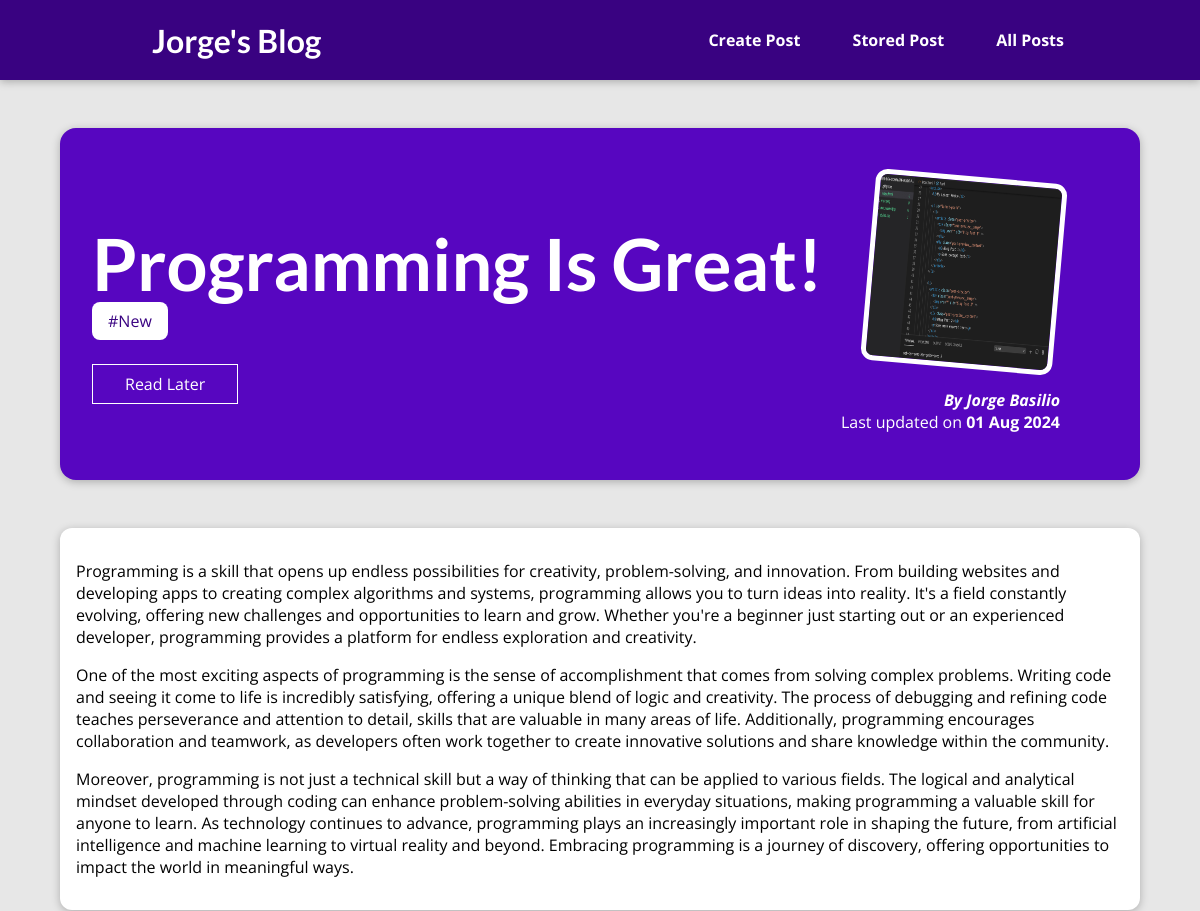
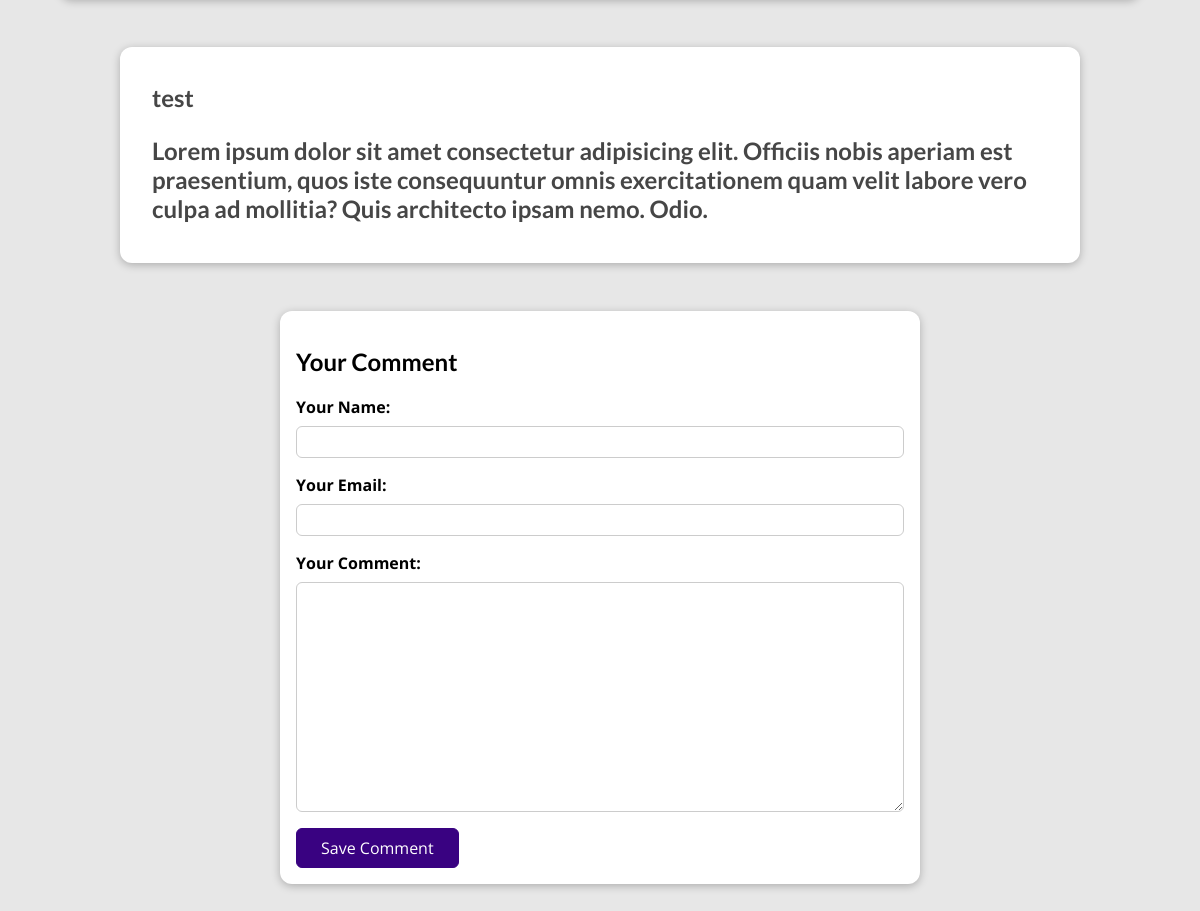
Page /posts/programming-is-fun on the committed database (2 pictures, top to bottom).
### blog/models.py (models this page shows, shortened)
class Post(models.Model):
    title = models.CharField(max_length=100)
    excerpt = models.CharField(max_length=200)
    image = models.ImageField(upload_to="post", null=True)
    date = models.DateField(auto_now=True)
    slug = models.SlugField(unique=True, db_index=True)
    content = models.TextField(validators=[MinLengthValidator(10)])
    author = models.ForeignKey(Author, on_delete=models.SET_NULL, null=True, related_name="posts")
    tags = models.ManyToManyField(Tag)

class Tag(models.Model):
    caption = models.CharField(max_length=50)

class Author(models.Model):
    first_name = models.CharField(max_length=100)
    last_name = models.CharField(max_length=100)
    email_address = models.EmailField()
    def fullname(self):
        return f"{self.first_name} {self.last_name}"
    def __str__(self):
        return self.fullname()

class Comment(models.Model):
    user_name = models.CharField(max_length=120)
    user_email = models.EmailField()
    text = models.TextField(max_length=400)
    post = models.ForeignKey(Post, on_delete=models.CASCADE, related_name="comments")

### blog/views.py (the view, shortened to what this page needs)
# urls.py: path("posts/<slug:slug>", views.SinglePostView.as_view(), name="post-detail-page"),  #/posts/my-first-post
class SinglePostView(View):
    def is_stored_post(self, request, post_id):
        stored_posts = request.session.get("stored_posts")
        if stored_posts is not None:
            is_saved_for_later = post_id in stored_posts
        else:
            is_saved_for_later = False
        return is_saved_for_later
    def get(self, request, slug):
        post = Post.objects.get(slug=slug)
        context = {
            "post": post,
            "post_tag": post.tags.all(),
            "comment_form": CommentForm(),
            "comments": post.comments.all().order_by("-id"),
            "saved_for_later": self.is_stored_post(request, post.id)
        }
        return render(request, "blog/post-detail.html", context)

### blog/forms.py
class CommentForm(forms.ModelForm):
    class Meta:
        model = Comment
        exclude = ["post"]
        labels = {
            "user_name": "Your Name",
            "user_email": "Your Email",
            "text": "Your Comment",
            }

### blog/templates/blog/post-detail.html (shortened to what this page needs)
{% extends "base.html" %}
{% load static %}
{% block css_files %}
    <link rel="stylesheet" href="{% static 'blog/post-detail.css' %}" />
{% endblock %}
{% block content %}
<section id="summary">
    <h2>{{post.title}}</h2>
    <div>
        {% for tag in post_tag%}
            <span class="tag">#{{tag.caption}}</span>
        {% endfor %}
    </div>
    <div id="read-later">
        <form action="{% url 'read-later' %}" method="POST">
            <button>
                {% if saved_for_later %}
                    Remove | Read Later
                {% else %}
                    Read Later
                {% endif %}
            </button>
        </form>
    </div>
    <article>
        <img src="{{ post.image.url }}" alt="{{post.title}}"/>
        <address>By <a href="mailto:{{ post.author.email_address}}">{{post.author}}</a></address>
        <div>
            Last updated on <time>{{post.date|date:"d M Y"}}</time>
        </div>
    </article>
</section>
<main>
    {{post.content|linebreaks}}
</main>
{% if comments %}
<section id="comments">
    <ul>
        {% for comment in comments %}
            <li>
                <h2>{{ comment.user_name }}</h2>
                <h2>{{ comment.text|linebreaks }}</h2>
            </li>
        {% endfor%}
    </ul>
</section>
{% endif %}
<section id="comment-form">
    <h2>Your Comment</h2>
    <form action="{% url  'post-detail-page' post.slug %}" method="POST">
        {% for form_field in comment_form%}
        <div class="form-control {% if form_field.errors %} invalid {% endif %}">
            {{ form_field.label_tag }}
            {{ form_field }}
        </div>
        {% endfor %}
        <button>Save Comment</button>
    </form>
</section>
{% endblock %}

### static/app.css (style rules this page uses)
* { box-sizing: border-box; }
html { font-family: "Open Sans", "Lato", sans-serif; }
body { margin: 0; }
h1, h2, h3 { font-family: "Lato", sans-serif; font-weight: bold; }

### blog/static/blog/post-detail.css (style rules this page uses)
body { background-color: #e7e7e7; }
#summary { margin: 8rem auto 3rem auto; padding: 2rem; width: 90%; max-width: 90rem; border-radius: 16px; background-color: #5706c0; position: relative; box-shadow: 0 2px 8px rgba(0, 0, 0, 0.25); height: 22rem; }
#summary h2 { color: white; font-size: 4.5rem; margin-bottom: 0.25rem; }
#summary article { position: absolute; top: 2rem; right: 3rem; padding: 1rem 2rem; border-radius: 12px; text-align: right; color: white; }
#summary article img { width: 12rem; height: 12rem; border-radius: 12px; transform: rotateZ(5deg); border: 5px solid white; margin-bottom: 1rem; }
#summary address { font-weight: bold; }
#summary a { color: white; text-decoration: none; }
#summary time { font-weight: bold; }
#read-later { margin: 2rem 0; }
#read-later button { background-color: transparent; border: 1px solid white; padding: 0.5rem 2rem; font: inherit; color: white; cursor: pointer; }
main { width: 90%; max-width: 90rem; margin: 3rem auto; background-color: white; padding: 1rem; border-radius: 12px; box-shadow: 0 2px 8px rgba(0, 0, 0, 0.25); }
.tag { background-color: white; color: #390281; padding: 0.5rem 1rem; border-radius: 8px; }
#comment-form { margin: 3rem auto; width: 90%; max-width: 40rem; border-radius: 12px; background-color: white; box-shadow: 0 2px 8px rgba(0, 0, 0, 0.25); padding: 1rem; }
#comment-form button { font: inherit; background-color: #390281; color: white; border: 1px solid #390281; padding: 0.5rem 1.5rem; border-radius: 6px; cursor: pointer; }
.form-control { margin-bottom: 1rem; }
.form-control label { font-weight: bold; margin-bottom: 0.5rem; display: block; }
.form-control input, .form-control textarea { display: block; width: 100%; font: inherit; padding: 0.25rem; border-radius: 6px; border: 1px solid #ccc; }
#comments { margin: 3rem auto; width: 90%; max-width: 60rem; border-radius: 12px; background-color: white; box-shadow: 0 2px 8px rgba(0, 0, 0, 0.25); padding: 1rem 2rem; }
#comments ul { list-style: none; margin: 0; padding: 0; }
#comments li { margin-bottom: 1rem; border-bottom: 2px solid #ccc; }
#comments li:last-of-type { border-bottom: none; }
#comments h2 { color: #464646; }

### rows in the picture
Post: title "Programming Is Great!", image (picture), author "Jorge Basilio", date "01 Aug 2024", content "Programming is a skill that opens up endless possibilities for creativity, problem-solving, and innovation. From building websites and developing apps to creating complex algorithms and systems, programming allows you to turn ideas into reality. It's a field constantly evolving, offering new challenges and opportunities to learn and grow. Whether you're a beginner just starting out or an experienced developer, programming provides a platform for endless exploration and creativity. One of the most exciting aspects of programming is the sense of accomplishment that comes from solving complex problems. Writing code and seeing it come to life is incredibly satisfying, offering a unique blend of…"
Tag: caption "New"
Comment: user_name "test", text "Lorem ipsum dolor sit amet consectetur adipisicing elit. Officiis nobis aperiam est praesentium, quos iste consequuntur omnis exercitationem quam velit labore vero culpa ad mollitia? Quis architecto ipsam nemo. Odio."
